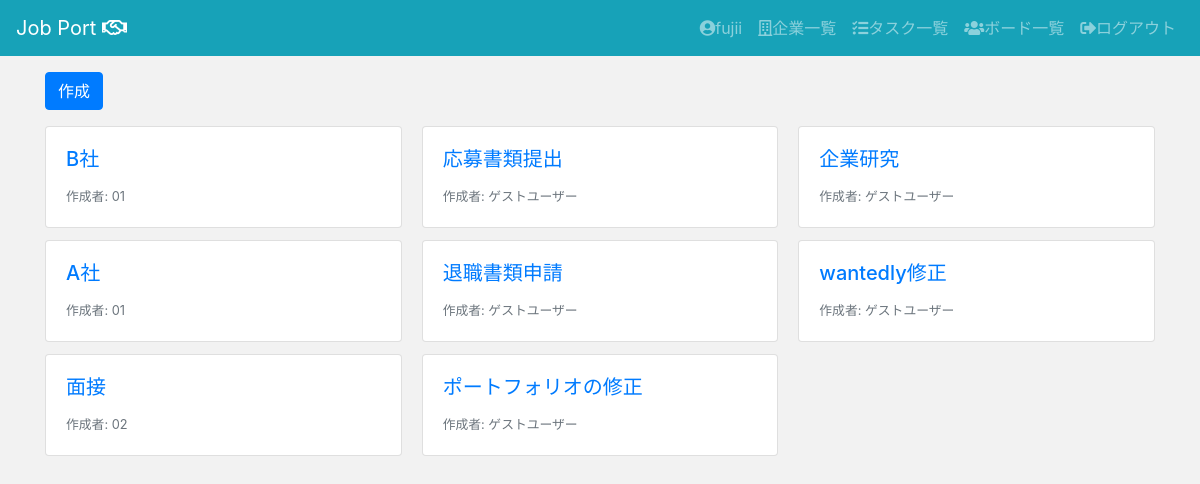
/jpapp/tasks/ (signed in), run on the app's committed database.
### jpapp/models.py (models this page shows, shortened)
class Task(models.Model):
    task_title = models.CharField(max_length=100)
    task_memo = models.TextField()
    duedate = models.DateField()
    user = models.ForeignKey(User, on_delete=models.CASCADE)

### jpapp/views.py (the view)
# urls.py: path("tasks/", views.TaskListView.as_view(), name="tasks_list"),
class TaskListView(LoginRequiredMixin, ListView):
    model = Task
    template_name = "jpapp/tasks/list.html"
    def get_queryset(self):
        current_user = self.request.user
        if current_user.is_superuser: # スーパーユーザの場合、リストにすべてを表示する。
            task_list = Task.objects.all()
            return task_list
        else: # 一般ユーザは自分のレコードのみ表示する。
            task_list = Task.objects.filter(user=current_user.id)
            return task_list

### templates/jpapp/tasks/list.html
{% extends "jpapp/base.html" %}
{% block content %}
<div class="container">
  <a class="btn btn-primary my-3" href="{% url 'jpapp:tasks_create' %}" role="button">作成</a>
  <div class="card-columns">
    {% for task in task_list %}
    <a href="{% url 'jpapp:tasks_detail' task.pk %}" class="card">
      <div class="card-body">
        <h5 class="card-title">{{ task.task_title }}</h5>
        <footer>
          <small class="text-muted">作成者: {{ task.user.username }}</small>
        </footer>
      </div>
    </a>
    {% endfor %}
  </div>
</div>
{% endblock %}

### templates/jpapp/base.html (shortened to what this page needs)
{% load static %}
<!doctype html>
<html lang="ja">
  <head>
    <link rel="stylesheet" href="https://stackpath.bootstrapcdn.com/bootstrap/4.3.1/css/bootstrap.min.css">
    <link href="https://use.fontawesome.com/releases/v5.6.1/css/all.css" rel="stylesheet">
    <link rel="stylesheet" type="text/css" href="{% static 'jpapp/custom.css' %}">
    <link href="https://use.fontawesome.com/releases/v5.6.1/css/all.css" rel="stylesheet">
  </head>
  <body>
    <header>
      <nav class="navbar navbar-expand-lg navbar-dark bg-info">
        <a class="navbar-brand" href="{% url 'jpapp:index' %}">Job Port <i class="far fa-handshake"></i></a>
        <div class="collapse navbar-collapse" id="navbarSupportedContent">
          <ul class="navbar-nav">
            {% if request.user.is_authenticated %}
            <li class="nav-item">
              <a class="nav-link" href="{% url 'jpapp:users_detail' request.user.pk %}"><i class="fas fa-user-circle"></i>{{ request.user.username }}</a>
            </li>
            <li class="nav-item">
              <a class="nav-link" href="{% url 'jpapp:companies_list' %}"><i class="far fa-building"></i>企業一覧</a>
            </li>
            <li class="nav-item">
              <a class="nav-link" href="{% url 'jpapp:tasks_list' %}"><i class="fas fa-tasks"></i>タスク一覧</a>
            </li>
            <li class="nav-item">
              <a class="nav-link" href="{% url 'jpapp:boards_list' %}"><i class="fas fa-users"></i>ボード一覧</a>
            </li>
            <li class="nav-item">
              <a class="nav-link" href="{% url 'logout' %}"><i class="fas fa-sign-out-alt"></i>ログアウト</a>
            </li>
            {% endif %}
          </ul>
        </div>
      </nav>
    </header>
    <main>
      {% block content %}
      {% endblock %}
    </main>
  </body>
</html>

### static/jpapp/custom.css (style rules this page uses)
body { background-color: #F2F2F2; }

### data on the page
Task: task_title "B社", user.username "01"
Task: task_title "A社", user.username "01"
Task: task_title "面接", user.username "02"
Task: task_title "応募書類提出", user.username "ゲストユーザー"
Task: task_title "退職書類申請", user.username "ゲストユーザー"
Task: task_title "ポートフォリオの修正", user.username "ゲストユーザー"
Task: task_title "企業研究", user.username "ゲストユーザー"
Task: task_title "wantedly修正", user.username "ゲストユーザー"

### other printed values
{{ request.user.username }} "fujii"
